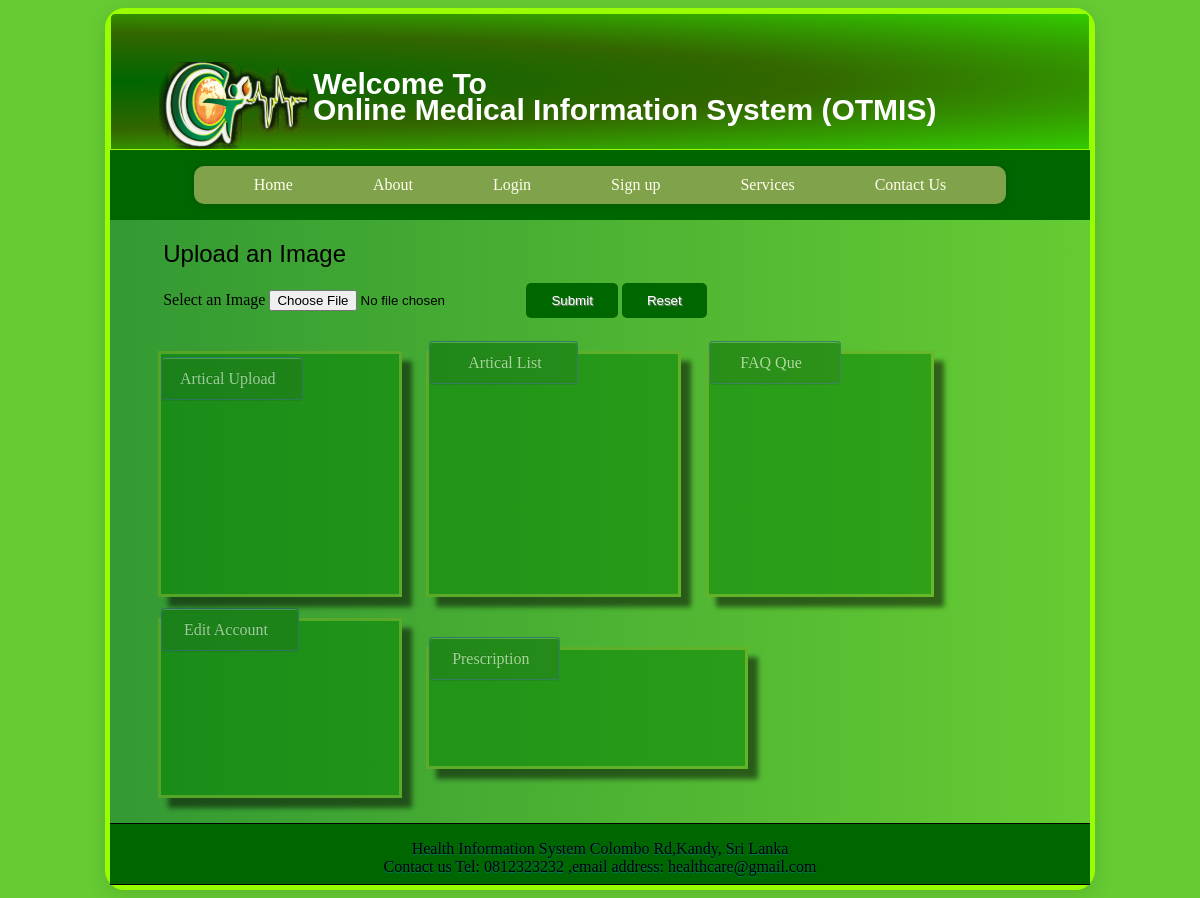
Before: /demo.php with the older database file.
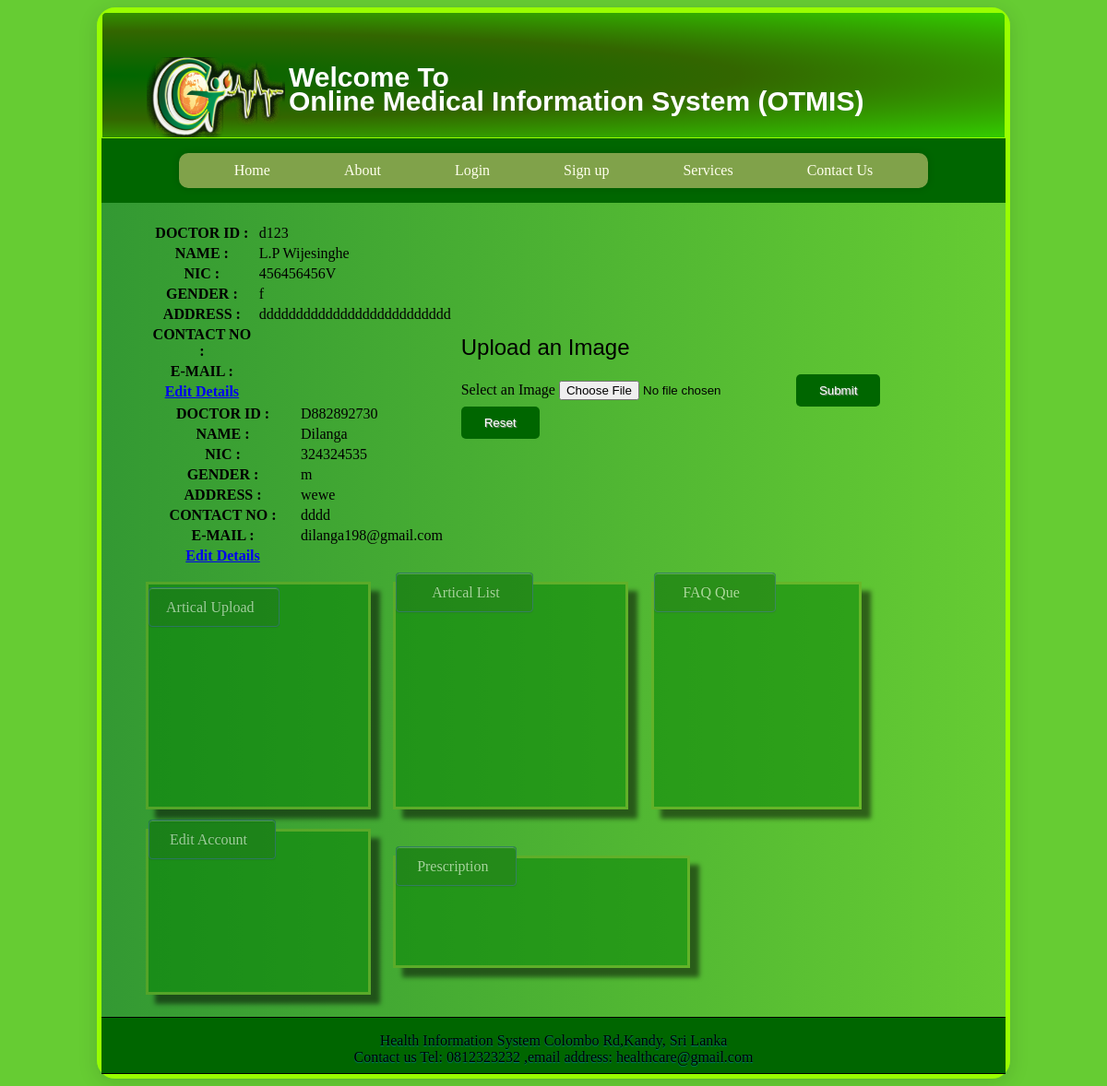
After: the same page with the newer database file.
### tables this page shows
CREATE TABLE IF NOT EXISTS `doctor` (
  `dId` char(10) NOT NULL,
  `MOIC` tinyint(4) NOT NULL DEFAULT '0',
  `name` varchar(50) NOT NULL,
  `gender` char(1) NOT NULL,
  `dPass` varchar(150) NOT NULL,
  `add` varchar(200) NOT NULL,
  `spId` char(4) NOT NULL,
  `hId` char(4) NOT NULL,
  `email` varchar(20) NOT NULL,
  `telNo` char(10) NOT NULL,
  `nic` char(10) NOT NULL,
  `dob` date NOT NULL,
  `district` varchar(50) NOT NULL,
  `slmcRegNo` int(4) NOT NULL,
  `imageType` varchar(6) NOT NULL,
  `maritalStatus` char(1) NOT NULL,
  `nationality` char(1) NOT NULL,
  PRIMARY KEY (`dId`),
  KEY `hId` (`hId`),
  KEY `spId` (`spId`)
);

### demo.php (the view, shortened to what this page needs)
<html>
<head>
<link rel="stylesheet" type="text/css" href="css/sty.css" />
<link rel="stylesheet" type="text/css" href="css/menustyle.css" />
</head>
<body>
<div id="wrapper">
	<?php
		include 'header.php';
    	include 'menu.php';
		$user = "";
  		$man = selectMenu($user);
		echo $man;
	?>
		<br class="clearfix" />
        <div id="page">
		  <table border="0" width="100%">
		  <tr>
		  <td>
            <?php
			$db = new DBAccess();
			$dbConnection = $db->initConnection();
			$sql = "SELECT * FROM doctor";
   	$query=mysql_query($sql,$dbConnection) or die("SQL Error ".mysql_error());
			while($rows=mysql_fetch_array($query))
   {
      echo
				"<table width='100%'>".
					"<tr width='100%'>". "<th width='50%'>"."DOCTOR ID :". "</th>". "<td width='50%'>"."{$rows['dId']}". "<td>". "</tr>".
					"<tr>". "<th width='50%'>"."NAME :". "</th>". "<td width='50%'>". "{$rows['name']}"."<td>". "</tr>".
					"<tr>". "<th width='50%'>"."NIC  :". "</th>". "<td width='50%'>"."{$rows['nic']}"."<td>". "</tr>".
					"<tr>". "<th width='50%'>"."GENDER  :". "</th>". "<td width='50%'>". "{$rows['gender']}". "<td>". "</tr>".
					"<tr>". "<th>"."ADDRESS  :". "</th>". "<td>". " {$rows['add']}". "<td>". "</tr>".
					"<tr>". "<th>"."CONTACT NO :". "</th>". "<td>"."{$rows['telNo']}". "<td>". "</tr>".
					"<tr>". "<th>"." E-MAIL :". "</th>". "<td>"." {$rows['email']}". "<td>". "</tr>".
					"<tr>". "<th>"."<a href='http://www.w3schools.com'>Edit Details</a>". "</th>". "<td>". "<td>". "</tr>"."</table>";
   }
?>
</td>
         <td>
<form name="form3" method="post" id="" enctype="multipart/form-data" action="uploadImage.php" class="">
                 <h1>Upload an Image<span></span>
            		</h1>
                          <label for="article">Select an Image</label>
                       <input type="file" name="ImageToUpload" id="ImageToUpload">
                          <input type="submit" name="submit" value="Submit" id= "button">
                        <input type="reset" name="reset" value="Reset" id= "button">
        </table>
			<table width="90%"border="0" height="60%">
			<tr>
			<td>
                <div style=" width:90%; height:90%; border: 3px solid #73AD21;; background-color:green;box-shadow: 10px 10px 5px #000000;opacity: 0.5;">
                	<p><a class="button-link" style="cursor:pointer;padding: 12px 18px;" href="articalUpload.php">Artical Upload&nbsp;&nbsp;</a>&nbsp;
           		 </div>
				 </td>
				 <td>
				  <div style=" width:90%; height:90%;  border: 3px solid #73AD21;; background-color:green;box-shadow: 10px 10px 5px #000000;opacity: 0.5;">
					<a class="button-link" style="cursor:pointer;padding: 12px 15px;" href="articleLsit.php"> &nbsp; &nbsp; &nbsp; Artical List &nbsp;   &nbsp; </a>&nbsp;
					 </div>
					 </td>
					<td>
				<div style="width:90%; height:90%;  border: 3px solid #73AD21;; background-color:green;box-shadow: 10px 10px 5px #000000;opacity: 0.5;">
                <a class="button-link" style="cursor:pointer;padding: 12px 30px;" onClick="ajaxPending(1);">FAQ Que&nbsp;&nbsp;</a>&nbsp;
           		 </div>
				 </td>
				 </tr>
				 <tr>
				 <td>
				<div style=" width:90%; height:90%;  border: 3px solid #73AD21;; background-color:green;box-shadow: 10px 10px 5px #000000;opacity: 0.5;">
					<a class="button-link" style="cursor:pointer;padding: 12px 22px;" onClick="ajaxPending(2);">Edit Account&nbsp;&nbsp;</a>&nbsp;
            	</div>
				</td>
				<td colspan="2">
				<div style="width:60%; height:60%;  border: 3px solid #73AD21;; background-color:green;box-shadow: 10px 10px 5px #000000;opacity: 0.5;">
					<a class="button-link" style="cursor:pointer;padding: 12px 22px;"  href="prescription.php">Prescription&nbsp;&nbsp;</a>&nbsp;</p>
					</div>
					</td>
                </tr>
          </table>
        </div>
		<?php
			include 'footer.php';
		?>
 </div>
 </body>
 </html>

Changed rows visible on the page:
added doctor: dId "d123", name "L.P Wijesinghe", nic "456456456V", gender "f", add "dddddddddddddddddddddddddd"
added doctor: dId "D882892730", name "Dilanga", nic "324324535", gender "m", add "wewe", telNo "dddd", email "dilanga198@gmail.com"
